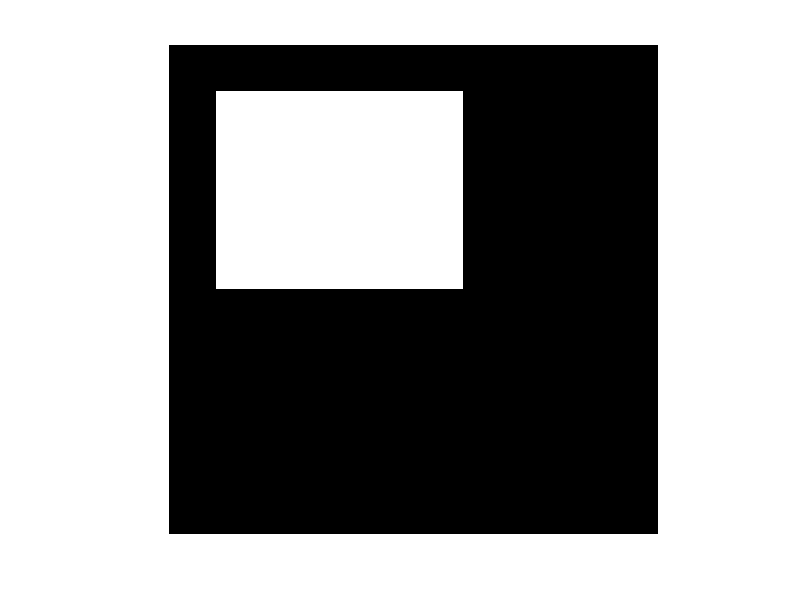
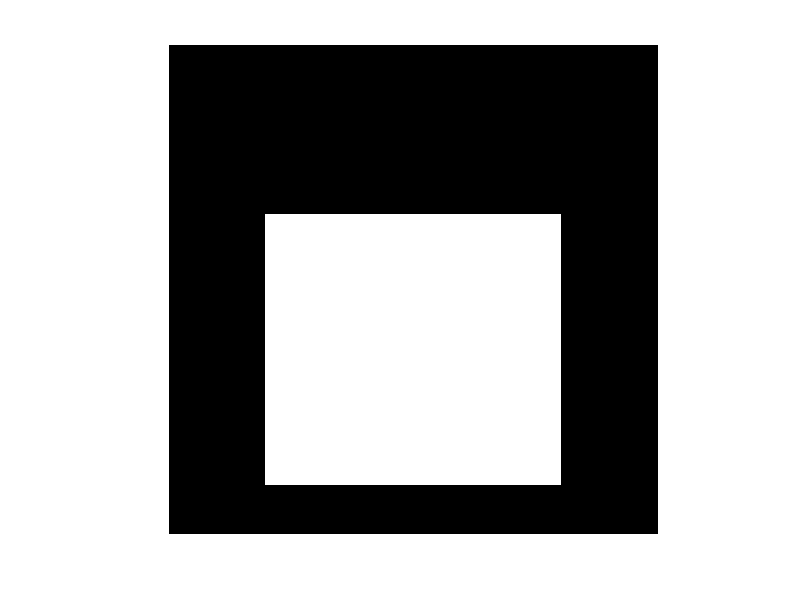

The MATLAB source for these figures, in order: (Note: this script raises an error after producing the figures.)
close all
clear
clc
%% first section
A = zeros(200);
B = zeros(200);
%% second section
A(20:100,20:120) =1;
figure(1)
imshow(A)
%% third section
B(70:180,40:160)=1';
figure(2)
imshow(B)
%% forth section
AND = and_function(A,B);
figure(3)
imshow(AND)
%% forth 1
OR = or_function(A,B);
figure(4)
imshow(OR)
%% forth 2
NOT1 = not_function(A);
figure(5)
imshow(NOT1)
NOT2 = not_function(B);
figure(6)
imshow(NOT2)
%% forth 3
AND_NOT = and_not_function(A,B);
figure(7)
imshow(AND_NOT)
%% forth 4
xor = xor_function(A,B);
figure
imshow(xor)
